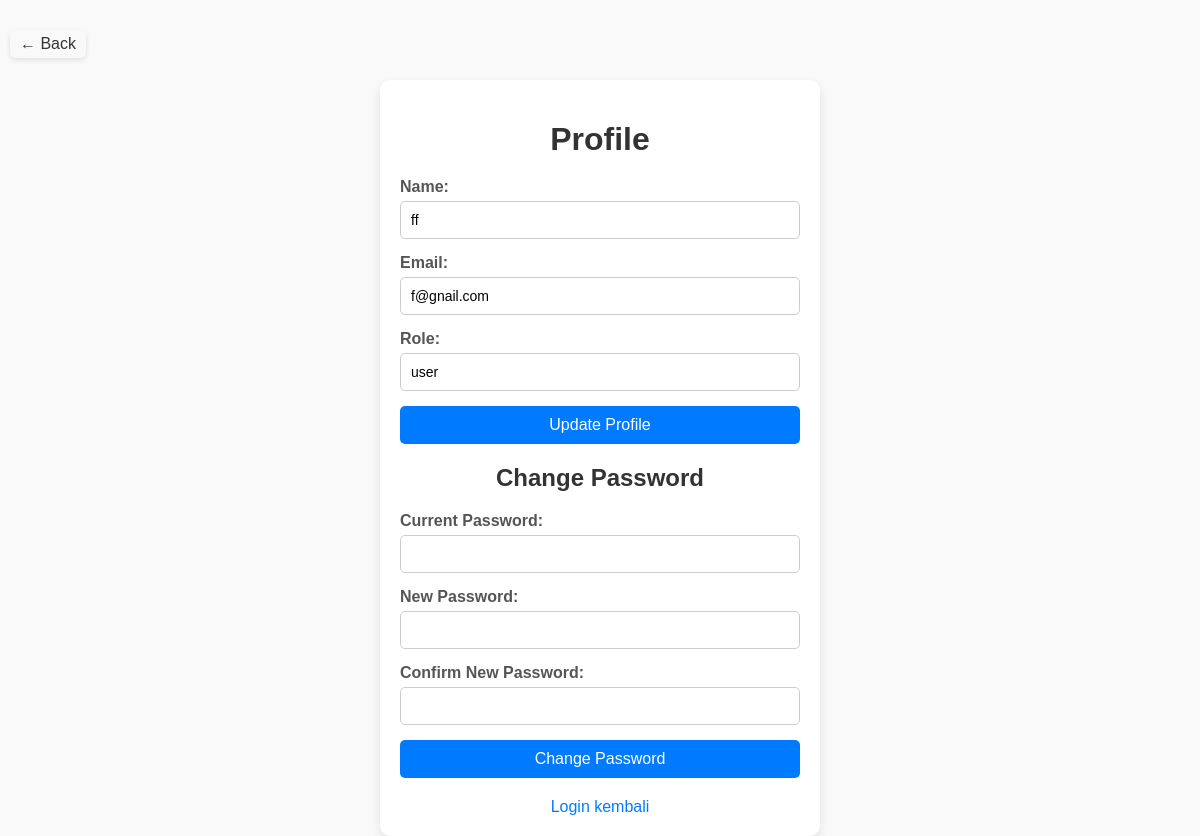
/users/profile.php (signed in), run on the app's committed database.
### tables this page shows
CREATE TABLE `users` (
  `id` int(11) NOT NULL,
  `name` varchar(100) NOT NULL,
  `email` varchar(150) NOT NULL,
  `password` varchar(255) NOT NULL,
  `created_at` timestamp NULL DEFAULT current_timestamp(),
  `role` enum('user','admin') DEFAULT 'user'
);

### users/profile.php (the view, shortened to what this page needs)
<?php
include '../config/db.php';
$user_id = $_SESSION['user_id'];
try {
    $query = "SELECT name, email, role FROM users WHERE id = :id";
    $stmt = $pdo->prepare($query);
    $stmt->bindParam(':id', $user_id, PDO::PARAM_INT);
    $stmt->execute();
    $user = $stmt->fetch(PDO::FETCH_ASSOC);
} catch (PDOException $e) {
    die("Error: " . $e->getMessage());
}
?>
<!DOCTYPE html>
<html lang="en">
<head>
    <link rel="stylesheet" href="../css/profile.css" />
</head>
<body>
    <a href="javascript:history.back()" class="back-button">&larr; Back</a>
    <div class="content-container">
        <div class="profile-container">
            <h1>Profile</h1>
            <form action="update_profile.php" method="POST">
                <div class="form-group">
                    <label for="name">Name:</label>
                    <input type="text" id="name" name="name" value="<?php echo htmlspecialchars($user['name']); ?>" required>
                </div>
                <div class="form-group">
                    <label for="email">Email:</label>
                    <input type="email" id="email" name="email" value="<?php echo htmlspecialchars($user['email']); ?>" required>
                </div>
                <div class="form-group">
                    <label for="role">Role:</label>
                    <input type="text" id="role" value="<?php echo htmlspecialchars($user['role']); ?>" readonly>
                </div>
                <button type="submit" name="update_profile">Update Profile</button>
            </form>
            <h2>Change Password</h2>
            <form action="change_password.php" method="POST">
                <div class="form-group">
                    <label for="current_password">Current Password:</label>
                    <input type="password" id="current_password" name="current_password" required>
                </div>
                <div class="form-group">
                    <label for="new_password">New Password:</label>
                    <input type="password" id="new_password" name="new_password" required>
                </div>
                <div class="form-group">
                    <label for="confirm_password">Confirm New Password:</label>
                    <input type="password" id="confirm_password" name="confirm_password" required>
                </div>
                <button type="submit" name="change_password">Change Password</button>
            </form>
            <a href="../logout.php">Login kembali</a>
        </div>
    </div>
</body>
</html>

### css/profile.css (style rules this page uses)
body { font-family: Arial, sans-serif; background-color: #f9f9f9; margin: 0; padding: 0; display: flex; justify-content: center; align-items: flex-start; min-height: 100vh; }
.content-container { width: 100%; max-width: 400px; margin-top: 30px; display: flex; flex-direction: column; align-items: center; justify-content: center; }
.profile-container { background: #fff; padding: 20px; border-radius: 10px; box-shadow: 0 4px 10px rgba(0, 0, 0, 0.1); width: 100%; max-width: 400px; position: relative; }
.back-button { position: absolute; top: 10px; left: 10px; display: flex; align-items: center; text-decoration: none; color: #333; font-size: 16px; background-color: #f9f9f9; padding: 5px 10px; border-radius: 5px; box-shadow: 0 2px 5px rgba(0, 0, 0, 0.1); z-index: 1000; }
.profile-container { margin-top: 50px; }
h1, h2 { text-align: center; margin-bottom: 20px; color: #333; }
.form-group { display: flex; flex-direction: column; margin-bottom: 15px; }
label { margin-bottom: 5px; color: #555; font-weight: bold; }
input { width: 100%; padding: 10px; border: 1px solid #ccc; border-radius: 5px; font-size: 14px; box-sizing: border-box; }
button { width: 100%; padding: 10px; background-color: #007bff; color: #fff; border: none; border-radius: 5px; font-size: 16px; cursor: pointer; transition: background-color 0.3s; }
a { display: block; text-align: center; margin-top: 20px; color: #007bff; text-decoration: none; }

### data on the page
users: name "ff", email "f@gnail.com", role "user"
